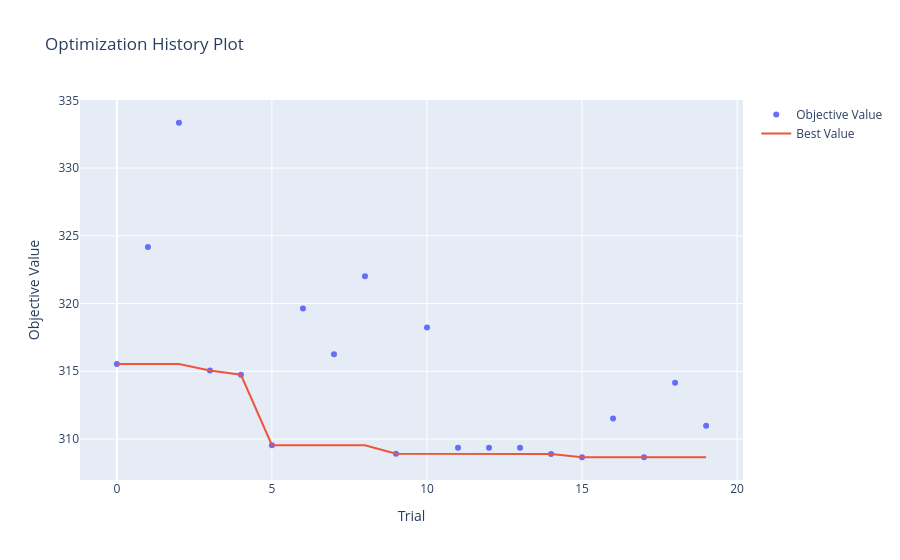
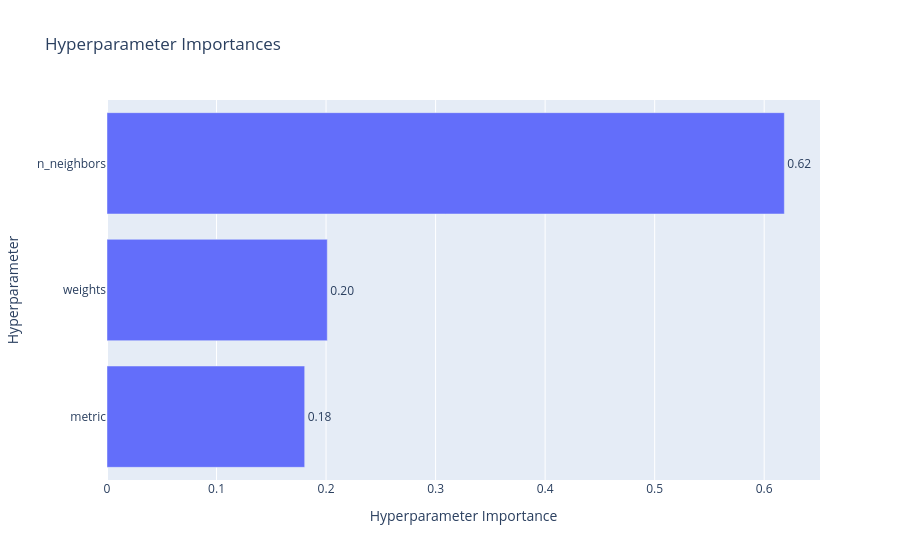

Notebook cell for these charts, in order:
### Markdown cell above
Лучшие гиперпараметры: {'n_neighbors': 9, 'weights': 'distance', 'metric': 'manhattan'}
Лучшая accuracy: 313.36775368571097

### Code cell
fig1 = optuna.visualization.plot_optimization_history(study_knn)  
fig2 = optuna.visualization.plot_param_importances(study_knn)      

display(fig1)
display(fig2)

### Figure 1 — Plotly figure (JSON) as saved in the notebook; plotly's stock layout.template omitted (floating-point values rounded to 4 significant figures)
{"data": [{"mode": "markers", "name": "Objective Value", "type": "scatter", "x": [0, 1, 2, 3, 4, 5, 6, 7, 8, 9, 10, 11, 12, 13, 14, 15, 16, 17, 18, 19], "y": [315.5, 324.2, 333.3, 315.1, 314.7, 309.5, 319.6, 316.3, 322.0, 308.9, 318.2, 309.4, 309.3, 309.3, 308.9, 308.7, 311.5, 308.7, 314.2, 311.0]}, {"mode": "lines", "name": "Best Value", "type": "scatter", "x": [0, 1, 2, 3, 4, 5, 6, 7, 8, 9, 10, 11, 12, 13, 14, 15, 16, 17, 18, 19], "y": [315.5, 315.5, 315.5, 315.1, 314.7, 309.5, 309.5, 309.5, 309.5, 308.9, 308.9, 308.9, 308.9, 308.9, 308.9, 308.7, 308.7, 308.7, 308.7, 308.7]}, {"marker": {"color": "#cccccc"}, "mode": "markers", "name": "Infeasible Trial", "showlegend": false, "type": "scatter", "x": [], "y": []}], "layout": {"title": {"text": "Optimization History Plot"}, "xaxis": {"title": {"text": "Trial"}}, "yaxis": {"title": {"text": "Objective Value"}}}}

### Figure 2 — Plotly figure (JSON) as saved in the notebook; plotly's stock layout.template omitted (floating-point values rounded to 4 significant figures)
{"data": [{"cliponaxis": false, "hovertemplate": ["metric (CategoricalDistribution): 0.18048306573165598<extra></extra>", "weights (CategoricalDistribution): 0.20111416693600065<extra></extra>", "n_neighbors (IntDistribution): 0.6184027673323433<extra></extra>"], "name": "Objective Value", "orientation": "h", "text": ["0.18", "0.20", "0.62"], "textposition": "outside", "type": "bar", "x": [0.1805, 0.2011, 0.6184], "y": ["metric", "weights", "n_neighbors"]}], "layout": {"title": {"text": "Hyperparameter Importances"}, "xaxis": {"title": {"text": "Hyperparameter Importance"}}, "yaxis": {"title": {"text": "Hyperparameter"}}}}
